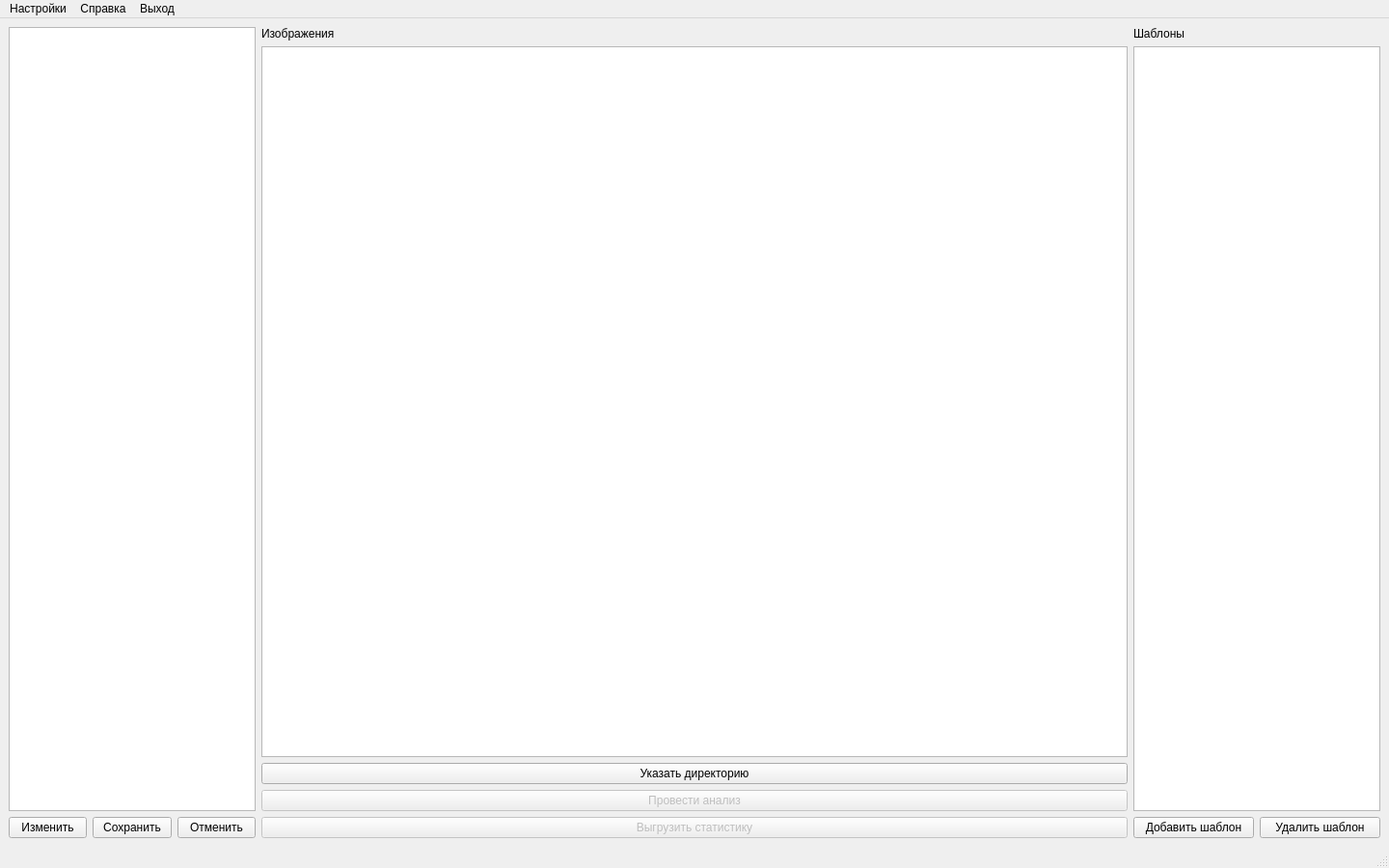
<?xml version="1.0" encoding="UTF-8"?>
<ui version="4.0">
 <class>MainWindow</class>
 <widget class="QMainWindow" name="MainWindow">
  <property name="geometry">
   <rect>
    <x>0</x>
    <y>0</y>
    <width>1440</width>
    <height>900</height>
   </rect>
  </property>
  <property name="windowTitle">
   <string>MainWindow</string>
  </property>
  <widget class="QWidget" name="centralwidget">
   <layout class="QGridLayout" name="gridLayout">
    <item row="3" column="3">
     <widget class="QPushButton" name="pushButton_5">
      <property name="enabled">
       <bool>false</bool>
      </property>
      <property name="text">
       <string>Провести анализ</string>
      </property>
     </widget>
    </item>
    <item row="4" column="3">
     <widget class="QPushButton" name="pushButton_4">
      <property name="enabled">
       <bool>false</bool>
      </property>
      <property name="text">
       <string>Выгрузить статистику</string>
      </property>
      <property name="autoDefault">
       <bool>false</bool>
      </property>
      <property name="default">
       <bool>false</bool>
      </property>
      <property name="flat">
       <bool>false</bool>
      </property>
     </widget>
    </item>
    <item row="0" column="4">
     <widget class="QLabel" name="label">
      <property name="text">
       <string>Шаблоны</string>
      </property>
     </widget>
    </item>
    <item row="2" column="3">
     <widget class="QPushButton" name="pushButton_6">
      <property name="text">
       <string>Указать директорию</string>
      </property>
     </widget>
    </item>
    <item row="4" column="0">
     <widget class="QPushButton" name="pushButton">
      <property name="text">
       <string>Изменить</string>
      </property>
     </widget>
    </item>
    <item row="1" column="3">
     <widget class="QListView" name="listView"/>
    </item>
    <item row="4" column="1">
     <widget class="QPushButton" name="pushButton_2">
      <property name="text">
       <string>Сохранить</string>
      </property>
     </widget>
    </item>
    <item row="1" column="4" rowspan="3" colspan="2">
     <widget class="QTableView" name="tableView"/>
    </item>
    <item row="0" column="0" rowspan="4" colspan="3">
     <widget class="QTableWidget" name="tableWidget"/>
    </item>
    <item row="0" column="3">
     <widget class="QLabel" name="label_2">
      <property name="text">
       <string>Изображения</string>
      </property>
     </widget>
    </item>
    <item row="4" column="5">
     <widget class="QPushButton" name="pushButton_8">
      <property name="text">
       <string>Удалить шаблон</string>
      </property>
     </widget>
    </item>
    <item row="4" column="4">
     <widget class="QPushButton" name="pushButton_7">
      <property name="text">
       <string>Добавить шаблон</string>
      </property>
     </widget>
    </item>
    <item row="4" column="2">
     <widget class="QPushButton" name="pushButton_3">
      <property name="text">
       <string>Отменить</string>
      </property>
     </widget>
    </item>
   </layout>
   <zorder>pushButton_7</zorder>
   <zorder>pushButton_5</zorder>
   <zorder>label_2</zorder>
   <zorder>pushButton_4</zorder>
   <zorder>label</zorder>
   <zorder>pushButton_8</zorder>
   <zorder>tableView</zorder>
   <zorder>pushButton_6</zorder>
   <zorder>listView</zorder>
   <zorder>tableWidget</zorder>
   <zorder>pushButton_2</zorder>
   <zorder>pushButton_3</zorder>
   <zorder>pushButton</zorder>
  </widget>
  <widget class="QStatusBar" name="statusbar"/>
  <widget class="QMenuBar" name="menubar">
   <property name="geometry">
    <rect>
     <x>0</x>
     <y>0</y>
     <width>1440</width>
     <height>21</height>
    </rect>
   </property>
   <widget class="QMenu" name="menu">
    <property name="title">
     <string>Настройки</string>
    </property>
    <addaction name="separator"/>
   </widget>
   <widget class="QMenu" name="menu_2">
    <property name="title">
     <string>Справка</string>
    </property>
   </widget>
   <widget class="QMenu" name="menu_3">
    <property name="title">
     <string>Выход</string>
    </property>
    <addaction name="action_2"/>
   </widget>
   <addaction name="menu"/>
   <addaction name="menu_2"/>
   <addaction name="menu_3"/>
  </widget>
  <action name="action_2">
   <property name="text">
    <string>Выход</string>
   </property>
  </action>
 </widget>
 <resources/>
 <connections/>
</ui>
